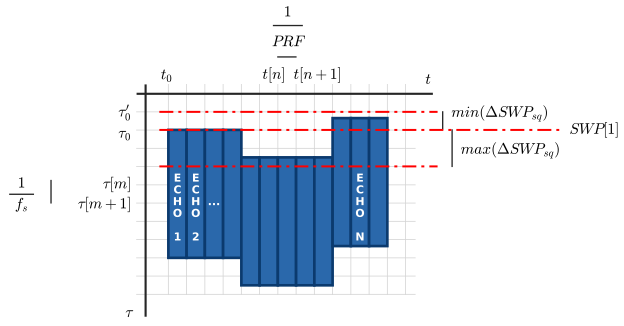

This figure's Python source:
"""Fig. 10 — Schematic representation of the SWP alignment strategy implemented
during the Range Compression step.

ATBD L1 SAR (atbd-l1-sar), section 4.2.2 (SWP Alignment). Redrawn from the
original figure and the text of the section: the echoes (ECHO 1 ... ECHO N) are
received at times t[n], one every 1/PRF; each one is recorded on a grid of
samples spaced 1/f_s along the fast time tau. When the Sampling Window
Position changes along the orbit, a group of echoes starts at another tau, so
the echoes are shifted w.r.t. the first one (SWP[1], at tau_0). The delta SWP
w.r.t. the first echo, converted to samples and rounded up (SWP_sq), spans from
min(Delta SWP_sq) to max(Delta SWP_sq). This is a schematic: the levels and the
group widths are qualitative, taken from the original figure, not measured.

To modify: change the positions in GEOMETRY (pixels of the original figure,
x to the right, y downwards), the labels in LABELS or the colours in COLOURS,
then run ``python3 fig10.py`` (matplotlib needed): it rewrites
fig10.svg (web page) and fig10.pdf (PDF export) next to this file. Commit the
three files together. Keep a dark text colour for the labels: the page puts a white
background behind the figure in both site themes. The ECHO letters are white,
as in the original, on a dark blue that keeps them readable.
"""

from pathlib import Path

import matplotlib

matplotlib.use("Agg")
import matplotlib.pyplot as plt  # noqa: E402
from matplotlib.patches import Rectangle  # noqa: E402

# -- colours and sizes -------------------------------------------------------
COLOURS = {"text": "#000000", "axis": "#262626", "grid": "#d4d4d4",
           "echo": "#2a68ab", "edge": "#0b3a6e", "echo_text": "#ffffff", "swp": "#ff0000"}
WIDTH_IN = 6.5  # PDF text width
FONT_PT = 11.5  # the PDF export prints it at about 65 %: subscripts stay >= 5 pt
ECHO_PT = 8.2  # the letters inside the echoes

# -- geometry (pixels of the original figure, y downwards) -------------------
X_MIN, X_MAX, Y_MIN, Y_MAX = -150, 1440, -55, 775  # canvas, with room for the larger text
ORIGIN = (221, 184)  # crossing of the t axis (y = 184) and the tau axis (x = 221)
T_AXIS = (198, 953)  # x extent of the t axis
TAU_AXIS = (160, 752)  # y extent of the tau axis
GRID_X = [279 + 46.5 * i for i in range(14)]  # echo boundaries (1/PRF)
GRID_Y = [230 + 46.5 * i for i in range(11)]  # sample boundaries (1/f_s)
GRID_X_END, GRID_Y_END = 884, 908  # last grid column / right end of the rows
# groups of echoes: (first boundary index, number of echoes, top y, bottom y)
GROUPS = [(0, 4, 276, 602), (4, 5, 346, 672), (9, 3, 246, 572)]
Y_TAU0P, Y_TAU0, Y_LOW = 230, 276, 369  # dash-dot lines
SWP_LINE = {Y_TAU0P: (256, 965), Y_TAU0: (256, 1275), Y_LOW: (256, 965)}
BRACKET_MIN = (978, 230, 273)  # x, y from, y to : min(Delta SWP_sq)
BRACKET_MAX = (1002, 276, 369)  # max(Delta SWP_sq)
ECHO_LETTERS_Y = 400  # first letter of the vertical captions, then every 30 px
ECHO_STEP = 30

# -- labels (mathtext), word for word from the original figure ----------------
LABELS = {
    "t": r"$t$", "tau": r"$\tau$", "t0": r"$t_0$",
    "tn": r"$t[n]$", "tn1": r"$t[n+1]$",
    "one": r"$1$", "prf": r"$PRF$",
    "tau0p": r"$\tau_0^{\prime}$", "tau0": r"$\tau_0$",
    "fs_num": r"$1$", "fs_den": r"$f_s$",
    "taum": r"$\tau[m]$", "taum1": r"$\tau[m+1]$",
    "min": r"$min(\Delta SWP_{sq})$", "max": r"$max(\Delta SWP_{sq})$",
    "swp1": r"$SWP[1]$",
    "echo1": ["E", "C", "H", "O", "", "1"],
    "echo2": ["E", "C", "H", "O", "", "2"],
    "dots": "...",
    "echoN": ["E", "C", "H", "O", "", "N"],
}

# -- drawing -------------------------------------------------------------------
plt.rcParams.update({"mathtext.fontset": "cm", "font.size": FONT_PT})
fig = plt.figure(figsize=(WIDTH_IN, WIDTH_IN * (Y_MAX - Y_MIN) / (X_MAX - X_MIN)))
ax = fig.add_axes([0, 0, 1, 1])
ax.set_xlim(X_MIN, X_MAX)
ax.set_ylim(Y_MAX, Y_MIN)
ax.axis("off")
TXT, AXC = COLOURS["text"], COLOURS["axis"]


def text(x, y, s, ha="center", va="center", **kw):
    ax.text(x, y, s, color=TXT, ha=ha, va=va, **kw)


# grid, faint, as in the original
for x in GRID_X[:GRID_X.index(min(GRID_X, key=lambda v: abs(v - GRID_X_END))) + 1]:
    ax.plot([x, x], [160, GRID_Y[-1]], color=COLOURS["grid"], lw=0.6, zorder=0)
for y in GRID_Y:
    ax.plot([T_AXIS[0], GRID_Y_END], [y, y], color=COLOURS["grid"], lw=0.6, zorder=0)

# axes
ax.plot(T_AXIS, [ORIGIN[1]] * 2, color=AXC, lw=1.6, solid_capstyle="butt")
ax.plot([ORIGIN[0]] * 2, TAU_AXIS, color=AXC, lw=1.6, solid_capstyle="butt")

# the echoes: one rectangle per echo, grouped by SWP
for first, n, top, bot in GROUPS:
    for i in range(first, first + n):
        ax.add_patch(Rectangle((GRID_X[i], top), GRID_X[i + 1] - GRID_X[i], bot - top,
                               facecolor=COLOURS["echo"], edgecolor=COLOURS["edge"],
                               lw=2.0, zorder=2))


def vertical_caption(x, letters):
    for k, ch in enumerate(letters):
        if ch:
            ax.text(x, ECHO_LETTERS_Y + k * ECHO_STEP, ch, color=COLOURS["echo_text"],
                    ha="center", va="center", fontsize=ECHO_PT, fontweight="bold", zorder=4)


col = lambda i: (GRID_X[i] + GRID_X[i + 1]) / 2  # noqa: E731  centre of echo column i
vertical_caption(col(0), LABELS["echo1"])
vertical_caption(col(1), LABELS["echo2"])
ax.text(col(2), ECHO_LETTERS_Y + 2 * ECHO_STEP, LABELS["dots"], color=COLOURS["echo_text"],
        ha="center", va="center", fontsize=ECHO_PT, fontweight="bold", zorder=4)
vertical_caption(col(10), LABELS["echoN"])

# dash-dot SWP lines
for y, (x0, x1) in SWP_LINE.items():
    ax.plot([x0, x1], [y, y], color=COLOURS["swp"], lw=1.5, zorder=3,
            dashes=(7, 2.5, 1.5, 2.5))

# brackets min / max
for (x, y0, y1), key, ty in ((BRACKET_MIN, "min", 234), (BRACKET_MAX, "max", 328)):
    ax.plot([x, x], [y0, y1], color=AXC, lw=1.0)
    text(x + 22, ty, LABELS[key], ha="left")
text(SWP_LINE[Y_TAU0][1] + 26, Y_TAU0, LABELS["swp1"], ha="left")

# axis labels and times
text(941, 148, LABELS["t"])
text(178, 742, LABELS["tau"])
text(275, 136, LABELS["t0"])
text(578, 136, LABELS["tn"], ha="right")
text(598, 136, LABELS["tn1"], ha="left")
text(583, -24, LABELS["one"])
text(583, 52, LABELS["prf"])
ax.plot([547, 620], [10, 10], color=AXC, lw=1.0)  # fraction bar of 1/PRF
ax.plot([558, 604], [90, 90], color=AXC, lw=1.0)  # one echo period, t[n] to t[n+1]

# SWP levels and the sample spacing
text(185, 232, LABELS["tau0p"], ha="right")
text(185, 285, LABELS["tau0"], ha="right")
text(-95, 412, LABELS["fs_num"])
text(-95, 466, LABELS["fs_den"])
ax.plot([-125, -65], [440, 440], color=AXC, lw=1.0)  # fraction bar of 1/f_s
ax.plot([-20, -20], [405, 462], color=AXC, lw=1.0)
text(185, 415, LABELS["taum"], ha="right")
text(185, 466, LABELS["taum1"], ha="right")

# -- output (same bytes for the same script: fixed ids and dates) -------------
if __name__ == "__main__":
    plt.rcParams.update({"svg.hashsalt": "esa-doc2open", "svg.fonttype": "path",
                         "pdf.fonttype": 42})
    stem = Path(__file__).with_suffix("")
    fig.savefig(f"{stem}.svg", format="svg", transparent=True, metadata={"Date": None})
    fig.savefig(f"{stem}.pdf", format="pdf", transparent=True,
                metadata={"CreationDate": None, "ModDate": None})
